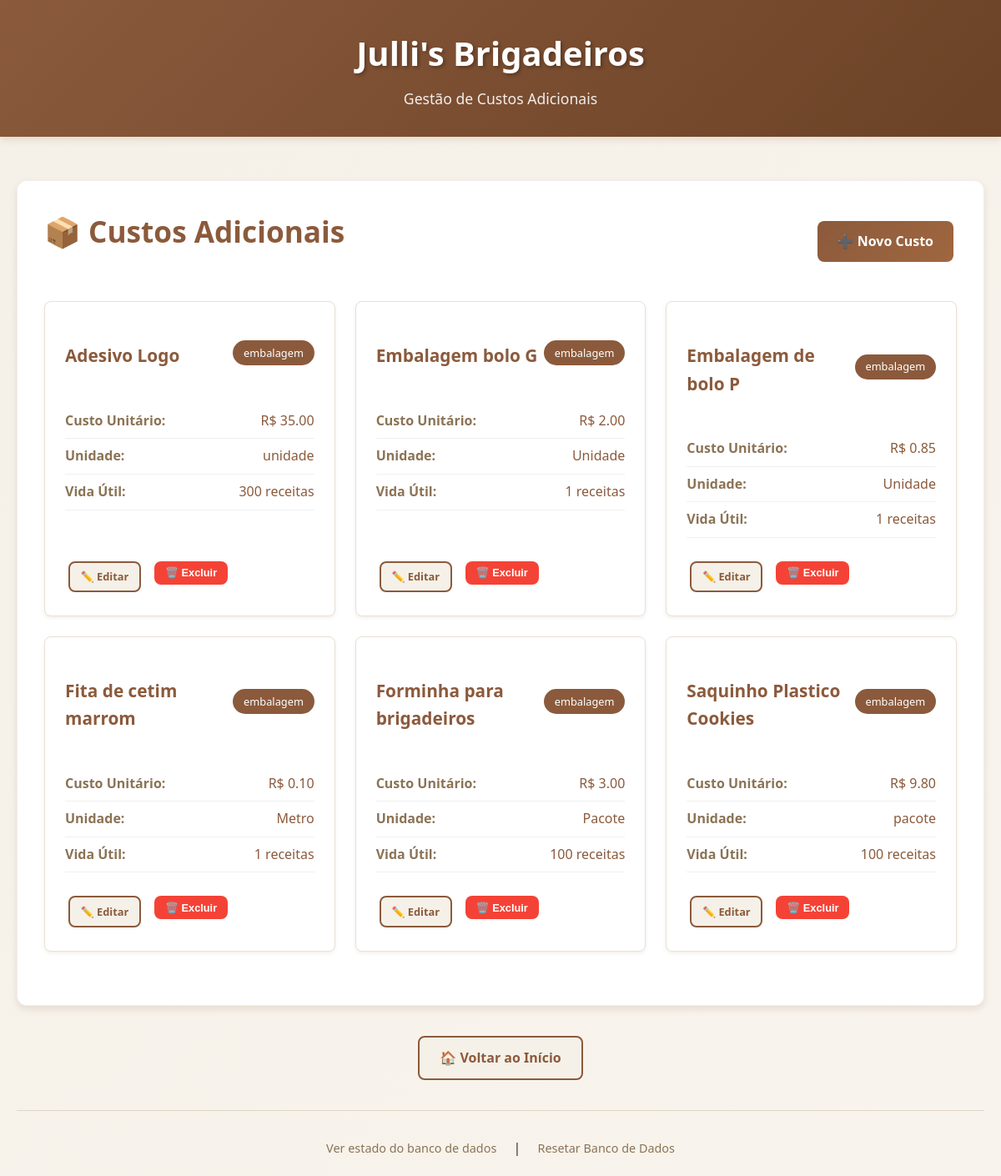
/custos_adicionais, run on the app's committed database.
### tables this page shows
CREATE TABLE custos_adicionais (
            id INTEGER PRIMARY KEY AUTOINCREMENT, nome TEXT UNIQUE NOT NULL, tipo TEXT NOT NULL,
            custo_unitario REAL NOT NULL, unidade_medida TEXT, vida_util INTEGER, descricao TEXT );

### main.py (the view)
@app.route("/custos_adicionais")
def custos_adicionais():
    custos = get_custos_adicionais()
    return render_template("custos_adicionais.html", custos=custos)

### main.py (called while the page is built)
def get_db():
    db = getattr(g, '_database', None)
    if db is None:
        db = g._database = sqlite3.connect(DATABASE)
        db.row_factory = sqlite3.Row
    return db

@app.teardown_appcontext
def close_connection(exception):
    db = getattr(g, '_database', None)
    if db is not None:
        db.close()

def get_custos_adicionais():
    cursor = get_db().cursor()
    cursor.execute('SELECT * FROM custos_adicionais ORDER BY tipo, nome')
    return cursor.fetchall()

@app.context_processor
def utility_processor():
    return dict(
        calcular_custo_total_receita=calcular_custo_total_receita,
        calcular_custo_produto=calcular_custo_produto
    )

### Templates/custos_adicionais.html (shortened to what this page needs)
{% extends "base.html" %}
{% block subtitle %}
    Gestão de Custos Adicionais
{% endblock %}
{% block content %}
<div class="card">
    <div style="display: flex; justify-content: space-between; align-items: center; margin-bottom: 2rem; flex-wrap: wrap; gap: 1rem;">
        <h1>📦 Custos Adicionais</h1>
        <a href="{{ url_for('novo_custo_adicional') }}" class="btn btn-primary">
            ➕ Novo Custo
        </a>
    </div>
    {% if custos %}
        <div class="custos-grid">
            {% for custo in custos %}
                <div class="custo-card">
                    <div class="custo-header">
                        <h3>{{ custo['nome'] }}</h3>
                        <span class="custo-tipo">{{ custo['tipo'] }}</span>
                    </div>
                    <div class="custo-detalhes">
                        <div class="custo-info">
                            <span class="custo-label">Custo Unitário:</span>
                            <span class="custo-valor">R$ {{ "%.2f"|format(custo['custo_unitario']) }}</span>
                        </div>
                        <div class="custo-info">
                            <span class="custo-label">Unidade:</span>
                            <span class="custo-valor">{{ custo['unidade_medida'] or 'N/A' }}</span>
                        </div>
                        <div class="custo-info">
                            <span class="custo-label">Vida Útil:</span>
                            <span class="custo-valor">
                                {% if custo['vida_util'] and custo['vida_util'] > 0 %}
                                    {{ custo['vida_util'] }} receitas
                                {% else %}
                                    Uso único
                                {% endif %}
                            </span>
                        </div>
                    </div>
                    <div class="item-actions">
                        <a href="{{ url_for('editar_custo_adicional', custo_id=custo['id']) }}" class="btn btn-small btn-secondary">
                            ✏️ Editar
                        </a>
                        <form action="{{ url_for('excluir_custo_adicional', custo_id=custo['id']) }}" method="POST" style="display: inline;">
                            <button type="submit" class="btn btn-small btn-danger"
                                    onclick="return confirm('Tem a certeza de que deseja excluir este custo?')">
                                🗑️ Excluir
                            </button>
                        </form>
                    </div>
                </div>
            {% endfor %}
        </div>
    {% endif %}
</div>
<div class="nav-buttons">
    <a href="{{ url_for('index') }}" class="btn btn-secondary">
        🏠 Voltar ao Início
    </a>
</div>
{% endblock %}

### Static/style.css (style rules this page uses)
:root { --primary-brown: #8B5A3C; --light-cream: #F5F1E8; --dark-brown: #6B4226; --accent-brown: #A0673F; --text-dark: #3D2914; --text-light: #8B7355; --success-green: #4CAF50; --error-red: #F44336; --warning-orange: #FF9800; --shadow-light: 0 2px 4px rgba(139, 90, 60, 0.1); --shadow-medium: 0 4px 8px rgba(139, 90, 60, 0.15); --shadow-heavy: 0 8px 16px rgba(139, 90, 60, 0.2); --border-radius: 8px; --border-radius-large: 12px; }
* { margin: 0; padding: 0; box-sizing: border-box; }
body { font-family: 'Segoe UI', Tahoma, Geneva, Verdana, sans-serif; background: linear-gradient(135deg, var(--light-cream) 0%, #F8F4ED 100%); color: var(--text-dark); line-height: 1.6; min-height: 100vh; }
h1 { color: var(--primary-brown); font-size: 2.2rem; margin-bottom: 1.5rem; text-align: center; font-weight: 600; }
h3 { color: var(--primary-brown); font-size: 1.3rem; margin: 1.5rem 0 1rem 0; }
.card { background: white; border-radius: var(--border-radius-large); padding: 2rem; margin-bottom: 2rem; box-shadow: var(--shadow-medium); border: 1px solid rgba(139, 90, 60, 0.1); transition: transform 0.3s ease, box-shadow 0.3s ease; }
.btn { display: inline-block; padding: 0.75rem 1.5rem; border: none; border-radius: var(--border-radius); font-size: 1rem; font-weight: 600; text-decoration: none; cursor: pointer; transition: all 0.3s ease; text-align: center; margin: 0.25rem; }
.btn-primary { background: linear-gradient(135deg, var(--primary-brown) 0%, var(--accent-brown) 100%); color: white; }
.btn-secondary { background: var(--light-cream); color: var(--primary-brown); border: 2px solid var(--primary-brown); }
.btn-danger { background: var(--error-red); color: white; }
.btn-small { padding: 0.4rem 0.8rem; font-size: 0.8rem; }
.item-actions { display: flex; gap: 0.5rem; }
.nav-buttons { display: flex; gap: 1rem; justify-content: center; margin: 2rem 0; flex-wrap: wrap; }
.custos-grid { display: grid; grid-template-columns: repeat(auto-fit, minmax(300px, 1fr)); gap: 1.5rem; margin: 2rem 0; }
.custo-card { background: white; padding: 1.5rem; border-radius: var(--border-radius); border: 1px solid #e8e1d4; box-shadow: var(--shadow-light); display: flex; flex-direction: column; }
.custo-header { display: flex; justify-content: space-between; align-items: center; margin-bottom: 1rem; }
.custo-tipo { background: var(--primary-brown); color: white; padding: 0.3rem 0.8rem; border-radius: 20px; font-size: 0.8rem; font-weight: 500; }
.custo-detalhes { margin: 1rem 0; flex-grow: 1; }
.custo-info { display: flex; justify-content: space-between; margin-bottom: 0.5rem; padding-bottom: 0.5rem; border-bottom: 1px solid #f0f0f0; }
.custo-label { font-weight: 600; color: var(--text-light); }
.custo-valor { color: var(--primary-brown); font-weight: 500; }
.card, .recipe-item { animation: fadeIn 0.5s ease-out forwards; }

### data on the page
custos_adicionais: nome "Adesivo Logo", tipo "embalagem", custo_unitario "35.00", unidade_medida "unidade", vida_util "300"
custos_adicionais: nome "Embalagem bolo G", tipo "embalagem", custo_unitario "2.00", unidade_medida "Unidade", vida_util "1"
custos_adicionais: nome "Embalagem de bolo P", tipo "embalagem", custo_unitario "0.85", unidade_medida "Unidade", vida_util "1"
custos_adicionais: nome "Fita de cetim marrom", tipo "embalagem", custo_unitario "0.10", unidade_medida "Metro", vida_util "1"
custos_adicionais: nome "Forminha para brigadeiros", tipo "embalagem", custo_unitario "3.00", unidade_medida "Pacote", vida_util "100"
custos_adicionais: nome "Saquinho Plastico Cookies", tipo "embalagem", custo_unitario "9.80", unidade_medida "pacote", vida_util "100"
